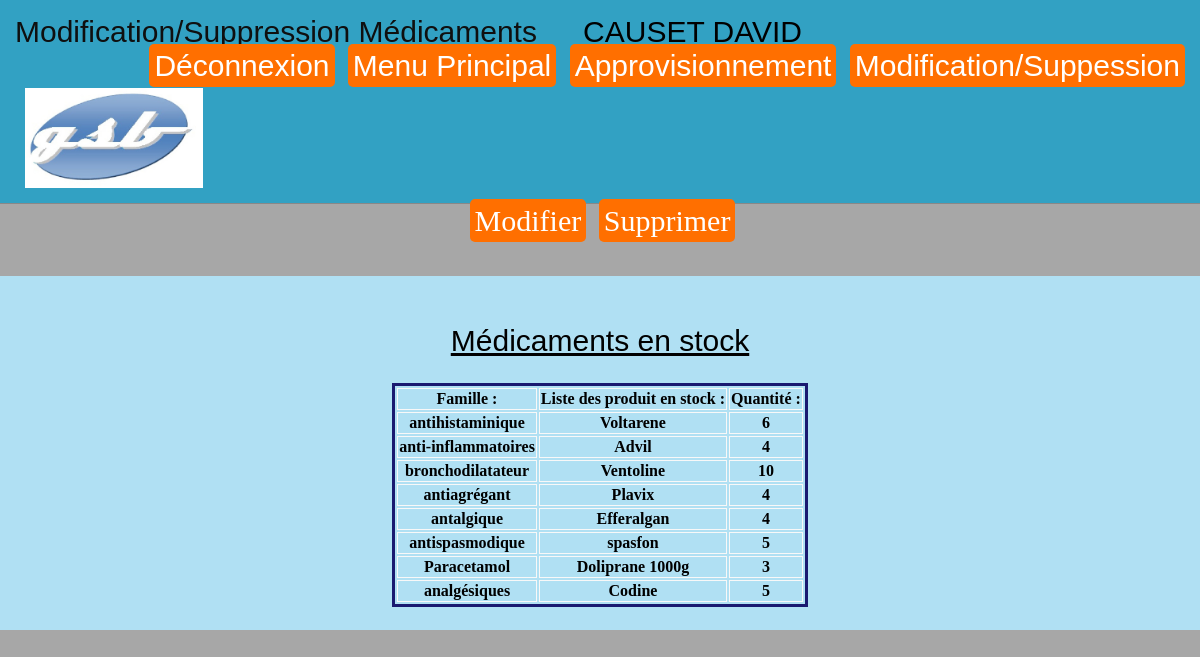
The app's page /.history/index_20210517194231.php?target=modifier (signed in) with its own data.
### tables this page shows
CREATE TABLE `medicament` (
  `idMedicament` int(3) NOT NULL,
  `Nom_produit` varchar(60) DEFAULT NULL,
  `idFamilleMedicament` int(3) NOT NULL,
  `Qte_stock` int(3) DEFAULT '0'
);

CREATE TABLE `famille` (
  `idFamille` int(3) NOT NULL,
  `libFamille` varchar(60) DEFAULT NULL
);

### .history/index_20210517194231.php (called while the page is built)
<?php
    require("/Controleur/GeneralControleur.php");
?>

### Vues/tableau.php (called while the page is built, shortened)
<?php
  include(__DIR__ ."/../Models/connexion.php");
  $reponse=$bdd->query('SELECT Nom_produit , Qte_stock , libFamille FROM medicament INNER JOIN famille on idFamilleMedicament = idFamille');
?>

### Models/modifier.php (the view, shortened to what this page needs)
<html>
	<head>
		<link rel="stylesheet" type="text/css" href="../pdo/css/App.css" />
	</head>
	<body>
		<header>
			Modification/Suppression Médicaments
            <?php
            include(__DIR__ ."/../Models/header.php");
            ?>
            <?php
                include(__DIR__ ."/../Vues/tableau.php");
            ?>
            <form>
                 <a href="?target=changement" class="m-link">Modifier</a>
                 <a href="?target=supp" class="m-link"> Supprimer</a>
            </form>
                <section>
                    <br>
                    <u><h2>Médicaments en stock</h2></u>
                    <table>
                        <tr>
                            <th>Famille :</th>
                            <th>Liste des produit en stock :</th>
                            <th>Quantité :</th>
                        </tr>
                        <?php
                            while ($donnees=$reponse->fetch())
                             {
                        ?>
                        <form id="mod"action="?target=changement" method="POST" class="form">
                        <tr>
                                <th><?php echo $donnees['libFamille'];?></th>
                                <th><?php echo $donnees['Nom_produit'];?></th>
                                <th><?php echo $donnees['Qte_stock'];?></th>
                        </tr>
                        </form>
                        <?php
                            }
                        ?>
                    </table>
                    <br>
                </section>
            <br>
	</body>
</html>

### css/App.css (style rules this page uses)
body { height: auto; width: auto; background-color: rgb(167, 167, 167); margin: 0; padding: 0; }
header { text-align: left; padding: 15px; background-color: rgba(33, 160, 199, 0.87); color: rgb(15, 15, 15); font: 30px arial; border-bottom: solid 1px #888; }
a { padding: 5px; background-color: rgb(255, 111, 0); text-decoration: none; color: #FFF; vertical-align: auto; margin-left: 5px; border-radius: 5px; }
table { margin: auto; min-width: 400px; width: auto; cursor: pointer; border: 3px solid midnightblue; }
tr, td, th { border: 1px solid rgb(248, 248, 248); }
h2, h1 { text-align: center; font: 30px arial; color: black; }
form { text-align: center; font-size: 30px; }
section { margin-top: 1cm; font-size: 20px; background-color: rgb(176, 224, 243); text-align: center; }

### records on screen
medicament: idFamilleMedicament.libFamille "antihistaminique", Nom_produit "Voltarene", Qte_stock "6"
medicament: idFamilleMedicament.libFamille "anti-inflammatoires", Nom_produit "Advil", Qte_stock "4"
medicament: idFamilleMedicament.libFamille "bronchodilatateur", Nom_produit "Ventoline", Qte_stock "10"
medicament: idFamilleMedicament.libFamille "antiagrégant", Nom_produit "Plavix", Qte_stock "4"
medicament: idFamilleMedicament.libFamille "antalgique", Nom_produit "Efferalgan", Qte_stock "4"
medicament: idFamilleMedicament.libFamille "antispasmodique", Nom_produit "spasfon", Qte_stock "5"
medicament: idFamilleMedicament.libFamille "Paracetamol", Nom_produit "Doliprane 1000g", Qte_stock "3"
medicament: idFamilleMedicament.libFamille "analgésiques", Nom_produit "Codine", Qte_stock "5"

### other values on screen
$_SESSION["nomPrenom"] "CAUSET DAVID"
